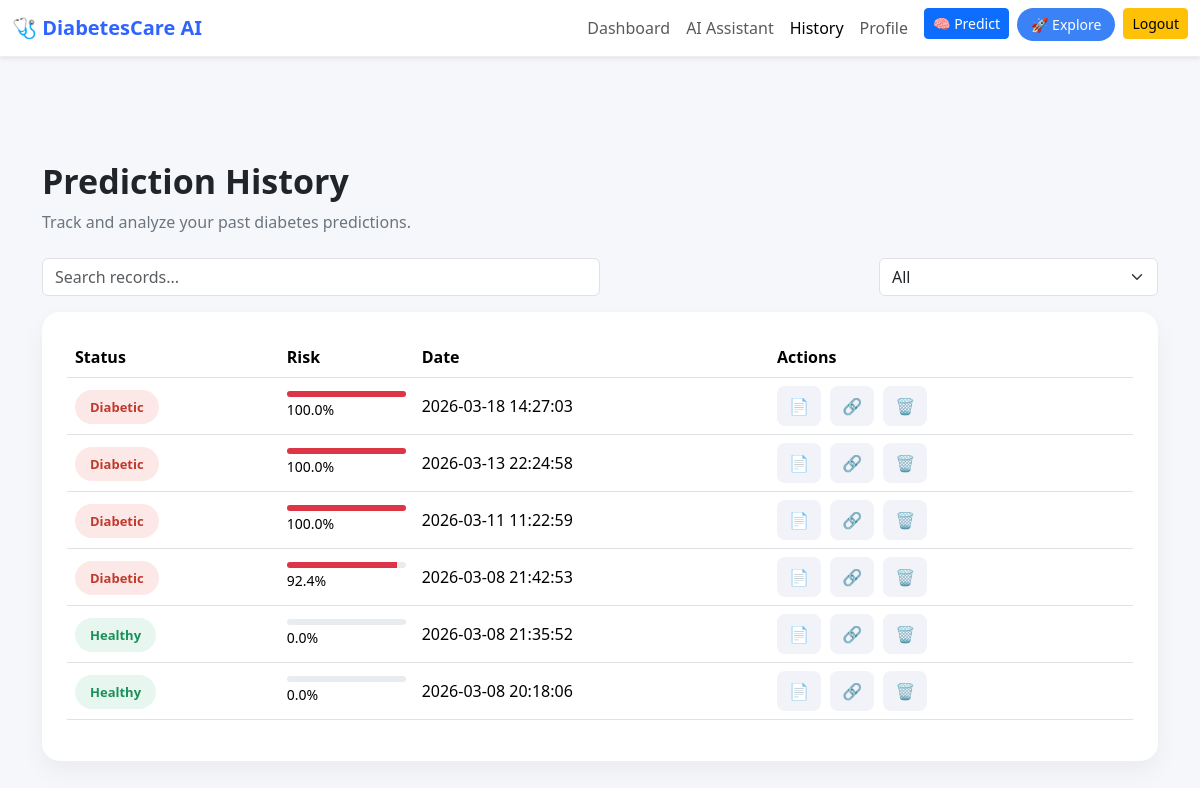
The app's page /history (signed in) with its own data.
### tables this page shows
CREATE TABLE predictions (
            id INTEGER PRIMARY KEY AUTOINCREMENT,
            user_id INTEGER,
            result TEXT,
            timestamp TEXT
        , risk REAL);

### app.py (the view)
@app.route("/history")
def history():
    if "user_id" not in session:
        return redirect(url_for("login"))
    conn = sqlite3.connect("diabetes.db")
    c = conn.cursor()
    c.execute("""
        SELECT result,risk,timestamp
        FROM predictions
        WHERE user_id=?
        ORDER BY id DESC
    """,(session["user_id"],))
    records = c.fetchall()
    conn.close()
    return render_template("history.html", records=records)

### templates/history.html (shortened to what this page needs)
<!DOCTYPE html>
<html lang="en">
<head>
<link href="https://cdn.jsdelivr.net/npm/bootstrap@5.3.2/dist/css/bootstrap.min.css" rel="stylesheet">
</head>
<body>
<nav class="navbar navbar-expand-lg shadow-sm">
<div class="container-fluid">
<a class="navbar-brand" href="/featureslogin">🩺 DiabetesCare AI</a>
<div class="collapse navbar-collapse">
<ul class="navbar-nav ms-auto">
<li class="nav-item"><a class="nav-link" href="/featureslogin">Dashboard</a></li>
<li class="nav-item"><a class="nav-link" href="/chat">AI Assistant</a></li>
<li class="nav-item"><a class="nav-link active" href="/history">History</a></li>
<li class="nav-item"><a class="nav-link" href="/profile">Profile</a></li>
<li class="nav-item ms-2">
<a class="btn btn-primary btn-sm" href="/home">🧠 Predict</a>
</li>
<li class="nav-item ms-2">
<a class="btn explore-btn btn-sm" href="/featureslogin">🚀 Explore</a>
</li>
<li class="nav-item ms-2">
<a class="btn btn-warning btn-sm" href="/logout">Logout</a>
</li>
</ul>
</div>
</div>
</nav>
<div class="container main py-4">
<h2 class="page-title">Prediction History</h2>
<p class="subtitle">Track and analyze your past diabetes predictions.</p>
<div class="d-flex justify-content-between mt-4 mb-3">
<input type="text" id="searchInput" class="form-control w-50" placeholder="Search records...">
<select id="filter" class="form-select w-25">
<option value="all">All</option>
</select>
</div>
<div class="card-box">
{% if records|length == 0 %}
<div class="empty">
<h5>No Records Found</h5>
<p>Your prediction history will appear here.</p>
</div>
{% else %}
<table class="table align-middle">
<thead class="text-muted">
<tr>
<th>Status</th>
<th>Risk</th>
<th>Date</th>
<th>Actions</th>
</tr>
</thead>
<tbody id="tableBody">
{% for r in records %}
<tr data-type="{{ r[0]|lower }}">
<td>
{% if r[0] == "Diabetic" %}
<span class="status-red">Diabetic</span>
{% else %}
<span class="status-green">Healthy</span>
{% endif %}
</td>
<td>
<div class="progress">
<div class="progress-bar
{% if r[1] > 60 %}bg-danger
{% elif r[1] > 30 %}bg-warning
{% else %}bg-success
{% endif %}" style="width: {{ r[1] }}%">
</div>
</div>
<small>{{ r[1] }}%</small>
</td>
<td>{{ r[2] }}</td>
<td class="actions">
<button title="Download">📄</button>
<button title="Share">🔗</button>
<button onclick="deleteRow(this)" title="Delete">🗑️</button>
</td>
</tr>
{% endfor %}
</tbody>
</table>
{% endif %}
</div>
</div>
</body>
</html>

### templates/history.html (style rules this page uses)
body { background:#f5f7fb; font-family:"Segoe UI", sans-serif; }
.navbar { background:white !important; border-bottom:1px solid #eee; }
.navbar-brand { font-weight:700; color:#2f64ff !important; }
.explore-btn { background:#3b82f6; border:none; border-radius:20px; padding:6px 14px; color:white; }
.main { margin-top:80px; }
.page-title { font-size:34px; font-weight:700; }
.subtitle { color:#6c757d; }
.card-box { background:white; border-radius:18px; padding:25px; box-shadow:0 10px 25px rgba(0,0,0,0.05); }
.status-green { background:#e7f7ef; color:#1b8f5a; padding:8px 15px; border-radius:20px; font-size:13px; font-weight:600; }
.status-red { background:#fde8e8; color:#c0392b; padding:8px 15px; border-radius:20px; font-size:13px; font-weight:600; }
.progress { height:6px; }
.actions button { border:none; background:#f1f3f8; padding:8px 12px; border-radius:8px; margin-right:5px; transition:0.2s; }

### records on screen
predictions: result "Diabetic", risk "100.0", timestamp "2026-03-18 14:27:03"
predictions: result "Diabetic", risk "100.0", timestamp "2026-03-13 22:24:58"
predictions: result "Diabetic", risk "100.0", timestamp "2026-03-11 11:22:59"
predictions: result "Diabetic", risk "92.4", timestamp "2026-03-08 21:42:53"
predictions: result "Healthy", risk "0.0", timestamp "2026-03-08 21:35:52"
predictions: result "Healthy", risk "0.0", timestamp "2026-03-08 20:18:06"
